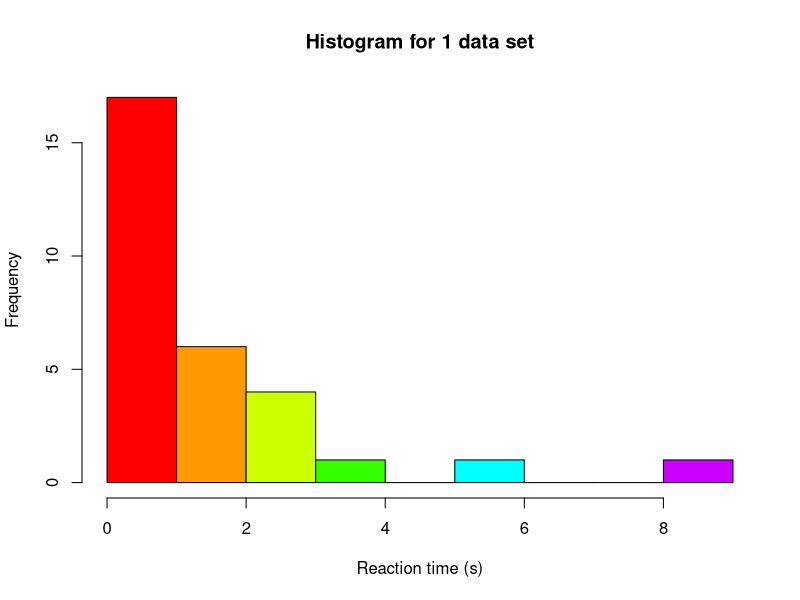
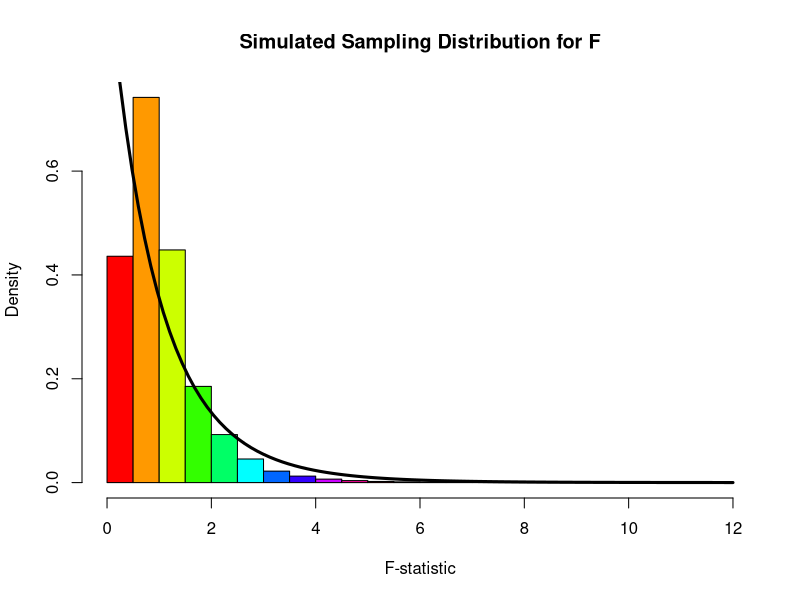

These charts were generated, in order, by the following R code:
## ---- chunk 1
knitr::opts_chunk$set(echo = TRUE)
## ---- chunk 2
set.seed(124) # for reproducability
nGroups <- 3 # number of groups
groupN <- 10 # sample size per group

groupVar <- factor(rep(letters[1:3], each = groupN)) # create a variable with a,b,c to indicate group membership
dv <- abs(rt(nGroups*groupN, df = 1)) # we use a t distribution with 1 df
# we draw from the same distribution for all groups, because we operate under H0
# and are therefore not using different means for the groups

hist(dv, col = rainbow(10), xlab = "Reaction time (s)", main = "Histogram for 1 data set")
## ---- chunk 3
# Produce ANOVA table:
myTable <- summary(aov(dv ~ groupVar)) 
myTable

#extract F-value:
fVal <- myTable[[1]][1, 'F value']
fVal

# extract df values:
dfModel <- myTable[[1]][1, 'Df']
dfError <- myTable[[1]][2, 'Df']

# compare F-value to critical F of the assumed distribution to see if we reject
# we set alpha to 0.05
fVal > qf(0.95, dfModel, dfError)
## ---- chunk 4
fValues <- rejectedNull <- numeric(1e5) # allocate an object to save the F values to, and our decisions

# We use a fancy programming trick to repeat some code many times over
# allowing us to easily repeat the drawing of 100,000 data sets
for (i in 1:length(fValues)) {
  # same data simulation steps as above
  groupVar <- factor(rep(letters[1:3], each = groupN)) 
  dv <-  abs(rt(nGroups*groupN, df = 1))
  # Produce ANOVA table:
  myTable <- summary(aov(dv ~ groupVar)) 
  #extract F-value: and store in our object with all F-values
  fValues[i] <- myTable[[1]][1, 'F value']
  rejectedNull[i] <- fValues[i] > qf(0.95, dfModel, dfError)

}



hist(fValues, col = rainbow(10), xlab = "F-statistic", main = "Simulated Sampling Distribution for F", 
     freq =FALSE, breaks = 25)
curve(df(x, dfModel, dfError), from = 0, to = 12, add = TRUE, lwd = 3, col = "black")
## ---- chunk 5
sum(rejectedNull) / length(rejectedNull)
